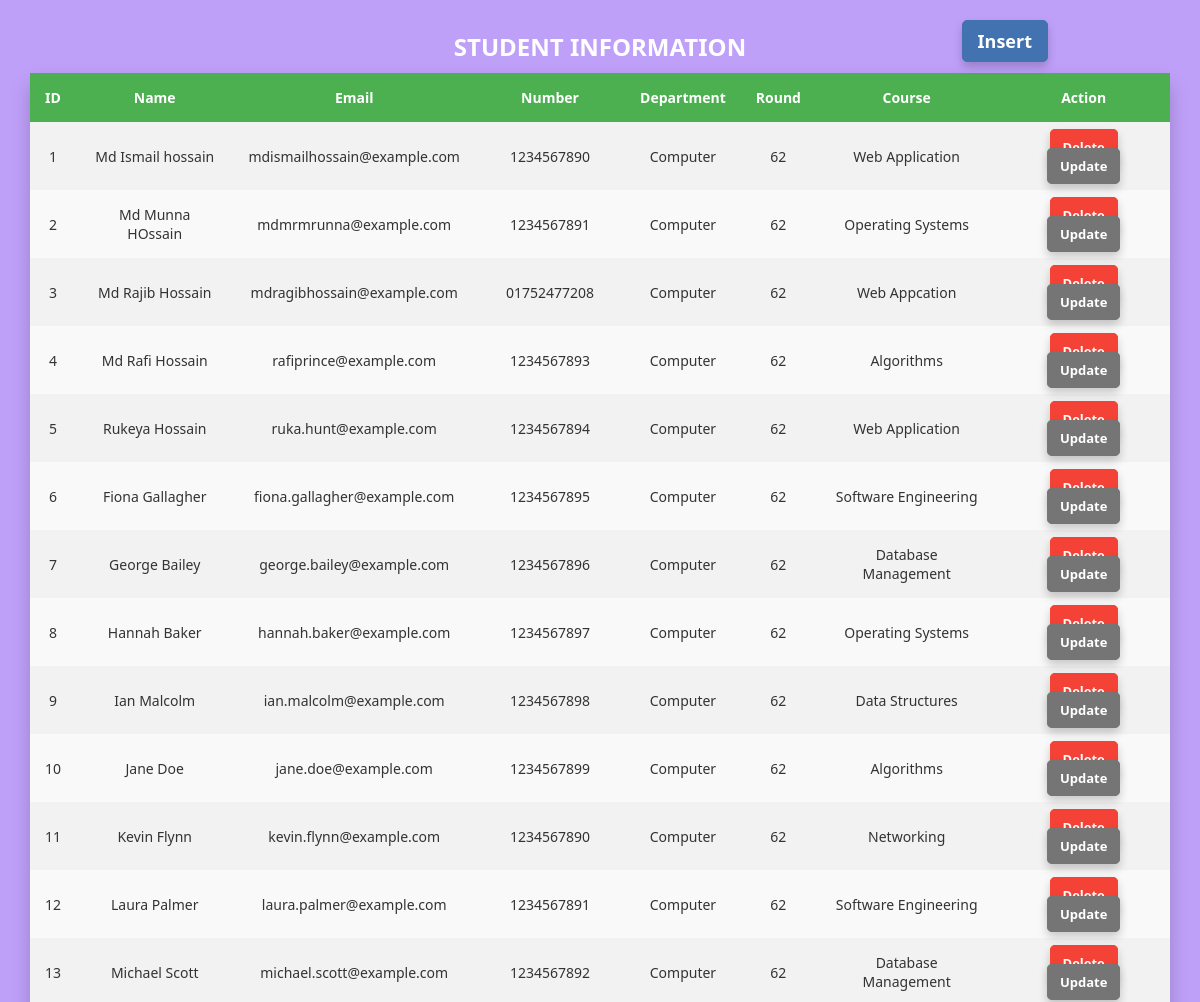
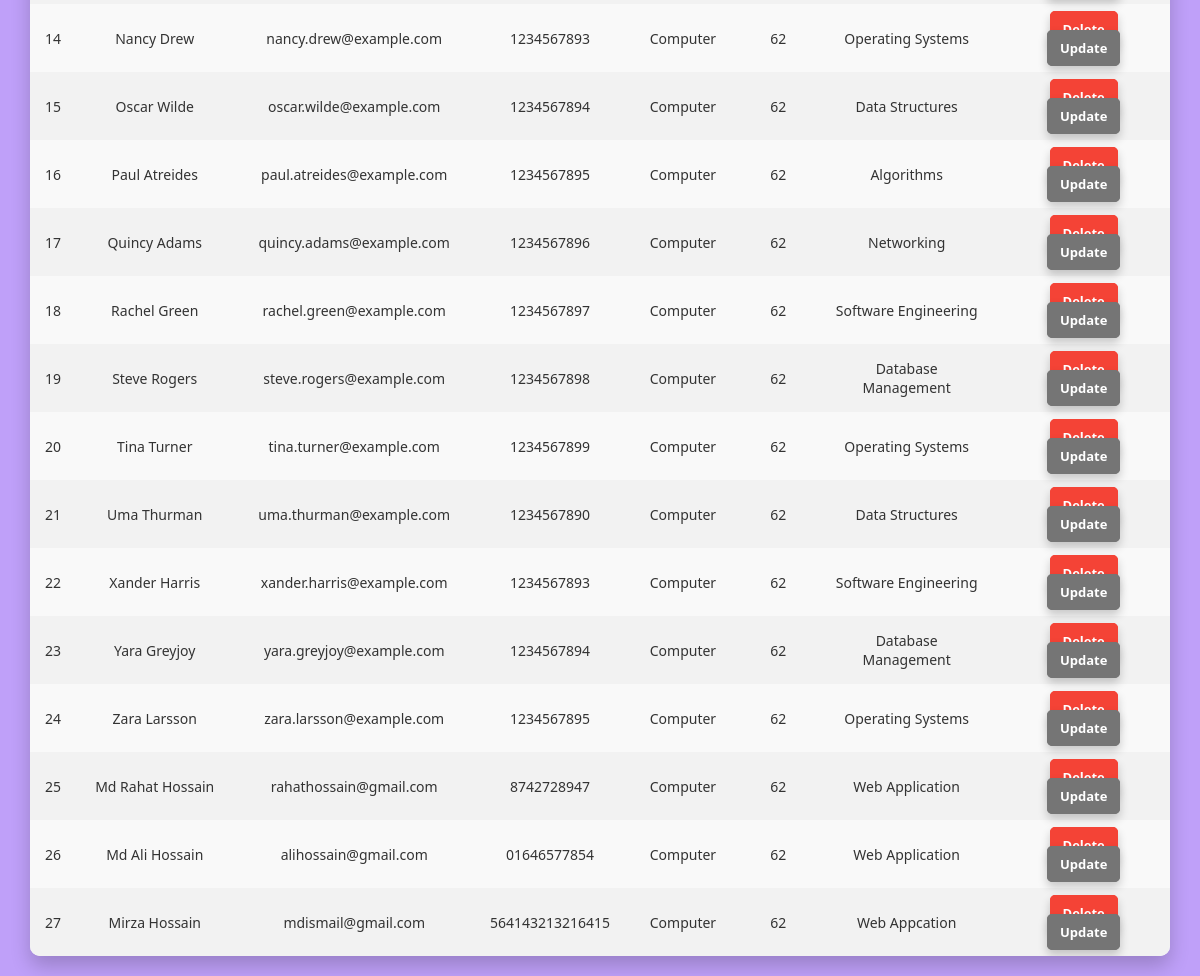
Page /mysql/student_information/student_info.php on the committed database (2 pictures, top to bottom).
### tables this page shows
CREATE TABLE `info` (
  `id` int(11) NOT NULL,
  `name` varchar(50) DEFAULT NULL,
  `email` varchar(50) DEFAULT NULL,
  `number` varchar(15) DEFAULT NULL,
  `department` varchar(20) DEFAULT 'Computer',
  `round` int(11) DEFAULT 62,
  `coursename` varchar(50) DEFAULT NULL
);

### mysql/student_information/student_info.php (the view, shortened to what this page needs)
<?php
$connt=mysqli_connect("localhost","root","","student_info");
?>
<!DOCTYPE html>
<html lang="en">
<head>
</head>
<body>
    <a class='insert' href='insert_info.php'>Insert</a>
    <table>
        <caption>Student Information</caption>
        <tr>
            <th>ID</th>
            <th>Name</th>
            <th>Email</th>
            <th>Number</th>
            <th>Department</th>
            <th>Round</th>
            <th>Course</th>
            <th>Action</th>
        </tr>
        <?php
        $students = $connt->query("SELECT * FROM info");
        $counter = 1;
        while (list($id, $name, $email, $number, $department, $round, $course) = $students->fetch_row()) {
            $id = $counter++;
            echo "<tr>
                <td>$id</td>
                <td>$name</td>
                <td>$email</td>
                <td>$number</td>
                <td>$department</td>
                <td>$round</td>
                <td>$course</td>
                <td>
                    <a class='delete' href='student_info.php?deleteid=$id'>Delete</a>
                    <a class='update' href='update_info.php?updateid=$id'>Update</a>
                </td>
            </tr>";
        }
        ?>
    </table>
</body>
</html>

### mysql/student_information/student_info.php (style rules this page uses)
body { font-family: 'Segoe UI', Tahoma, Geneva, Verdana, sans-serif; margin: 0; padding: 0; background-color: #bfa0f9; color: #333; display: flex; justify-content: center; align-items: center; min-height: 100vh; }
table { width: 90%; max-width: 1200px; border-collapse: collapse; margin: 20px 0; background: #fff; border-radius: 10px; overflow: hidden; box-shadow: 0 10px 20px rgba(0, 0, 0, 0.2); }
caption { padding: 10px; font-size: 1.5em; font-weight: bold; color: white; text-transform: uppercase; }
th, td { padding: 15px; text-align: center; font-size: 14px; }
th { background-color: #4CAF50; color: white; font-weight: bold; }
td { background-color: #f9f9f9; }
tr:nth-child(even) td { background-color: #f2f2f2; }
.delete, .update { text-decoration: none; padding: 8px 12px; font-weight: bold; font-size: 13px; color: #fff; border-radius: 5px; transition: all 0.3s ease-in-out; box-shadow: 0 5px 10px rgba(0, 0, 0, 0.2); }
.delete { background-color: #f44336; border: 1px solid #f44336; }
.update { background-color: #757575; border: 1px solid #757575; }
.insert { display: block; position: absolute; top: 20px; right: 152px; text-decoration: none; padding: 8px 15px; font-weight: bold; font-size: 18px; text-align: center; color: #fff; border-radius: 5px; transition: all 0.3s ease-in-out; box-shadow: 0 5px 10px rgba(0, 0, 0, 0.2); }
.insert { background-color: #4372b0; border: 1px solid #4372b0; }
@media (max-width: 1200px) { table { width: 95%; } }

### rows in the picture
info: id "1", name "Md Ismail hossain", email "mdismailhossain@example.com", number "1234567890", department "Computer", round "62", coursename "Web Application"
info: id "2", name "Md Munna HOssain", email "mdmrmrunna@example.com", number "1234567891", department "Computer", round "62", coursename "Operating Systems"
info: id "3", name "Md Rajib Hossain", email "mdragibhossain@example.com", number "01752477208", department "Computer", round "62", coursename "Web Appcation"
info: id "4", name "Md Rafi Hossain", email "rafiprince@example.com", number "1234567893", department "Computer", round "62", coursename "Algorithms"
info: id "5", name "Rukeya Hossain", email "ruka.hunt@example.com", number "1234567894", department "Computer", round "62", coursename "Web Application"
info: id "6", name "Fiona Gallagher", email "fiona.gallagher@example.com", number "1234567895", department "Computer", round "62", coursename "Software Engineering"
info: id "7", name "George Bailey", email "george.bailey@example.com", number "1234567896", department "Computer", round "62", coursename "Database Management"
info: id "8", name "Hannah Baker", email "hannah.baker@example.com", number "1234567897", department "Computer", round "62", coursename "Operating Systems"
info: id "9", name "Ian Malcolm", email "ian.malcolm@example.com", number "1234567898", department "Computer", round "62", coursename "Data Structures"
info: id "10", name "Jane Doe", email "jane.doe@example.com", number "1234567899", department "Computer", round "62", coursename "Algorithms"
info: id "11", name "Kevin Flynn", email "kevin.flynn@example.com", number "1234567890", department "Computer", round "62", coursename "Networking"
info: id "12", name "Laura Palmer", email "laura.palmer@example.com", number "1234567891", department "Computer", round "62", coursename "Software Engineering"
info: id "13", name "Michael Scott", email "michael.scott@example.com", number "1234567892", department "Computer", round "62", coursename "Database Management"
info: id "14", name "Nancy Drew", email "nancy.drew@example.com", number "1234567893", department "Computer", round "62", coursename "Operating Systems"
info: id "15", name "Oscar Wilde", email "oscar.wilde@example.com", number "1234567894", department "Computer", round "62", coursename "Data Structures"
info: id "16", name "Paul Atreides", email "paul.atreides@example.com", number "1234567895", department "Computer", round "62", coursename "Algorithms"
info: id "17", name "Quincy Adams", email "quincy.adams@example.com", number "1234567896", department "Computer", round "62", coursename "Networking"
info: id "18", name "Rachel Green", email "rachel.green@example.com", number "1234567897", department "Computer", round "62", coursename "Software Engineering"
info: id "19", name "Steve Rogers", email "steve.rogers@example.com", number "1234567898", department "Computer", round "62", coursename "Database Management"
info: id "20", name "Tina Turner", email "tina.turner@example.com", number "1234567899", department "Computer", round "62", coursename "Operating Systems"
info: id "21", name "Uma Thurman", email "uma.thurman@example.com", number "1234567890", department "Computer", round "62", coursename "Data Structures"
info: id "22", name "Xander Harris", email "xander.harris@example.com", number "1234567893", department "Computer", round "62", coursename "Software Engineering"
info: id "23", name "Yara Greyjoy", email "yara.greyjoy@example.com", number "1234567894", department "Computer", round "62", coursename "Database Management"
info: id "24", name "Zara Larsson", email "zara.larsson@example.com", number "1234567895", department "Computer", round "62", coursename "Operating Systems"
info: id "25", name "Md Rahat Hossain", email "rahathossain@gmail.com", number "8742728947", department "Computer", round "62", coursename "Web Application"
info: id "26", name "Md Ali Hossain", email "alihossain@gmail.com", number "01646577854", department "Computer", round "62", coursename "Web Application"
info: id "27", name "Mirza Hossain", email "mdismail@gmail.com", number "564143213216415", department "Computer", round "62", coursename "Web Appcation"
